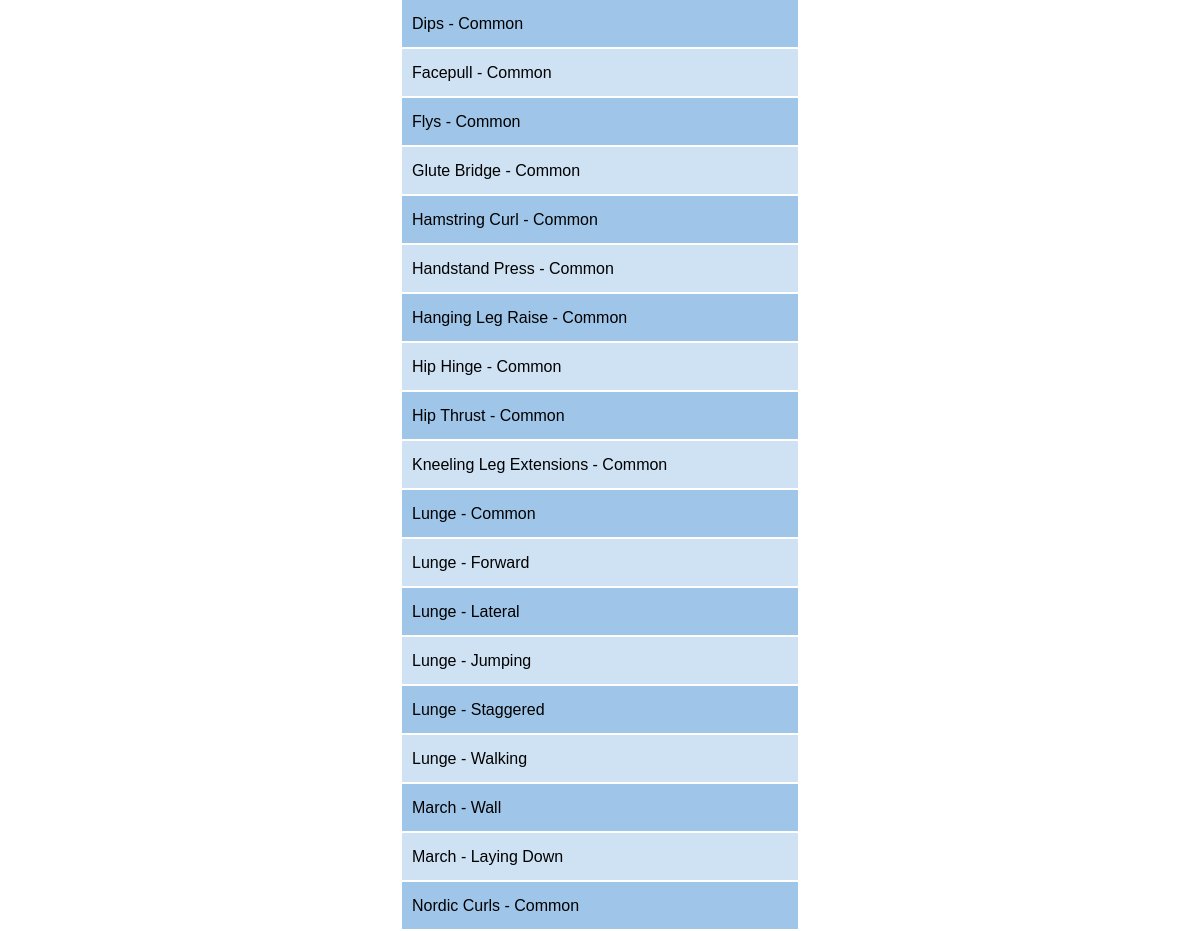
The page /exercises (signed in, middle part) on the database as committed earlier.
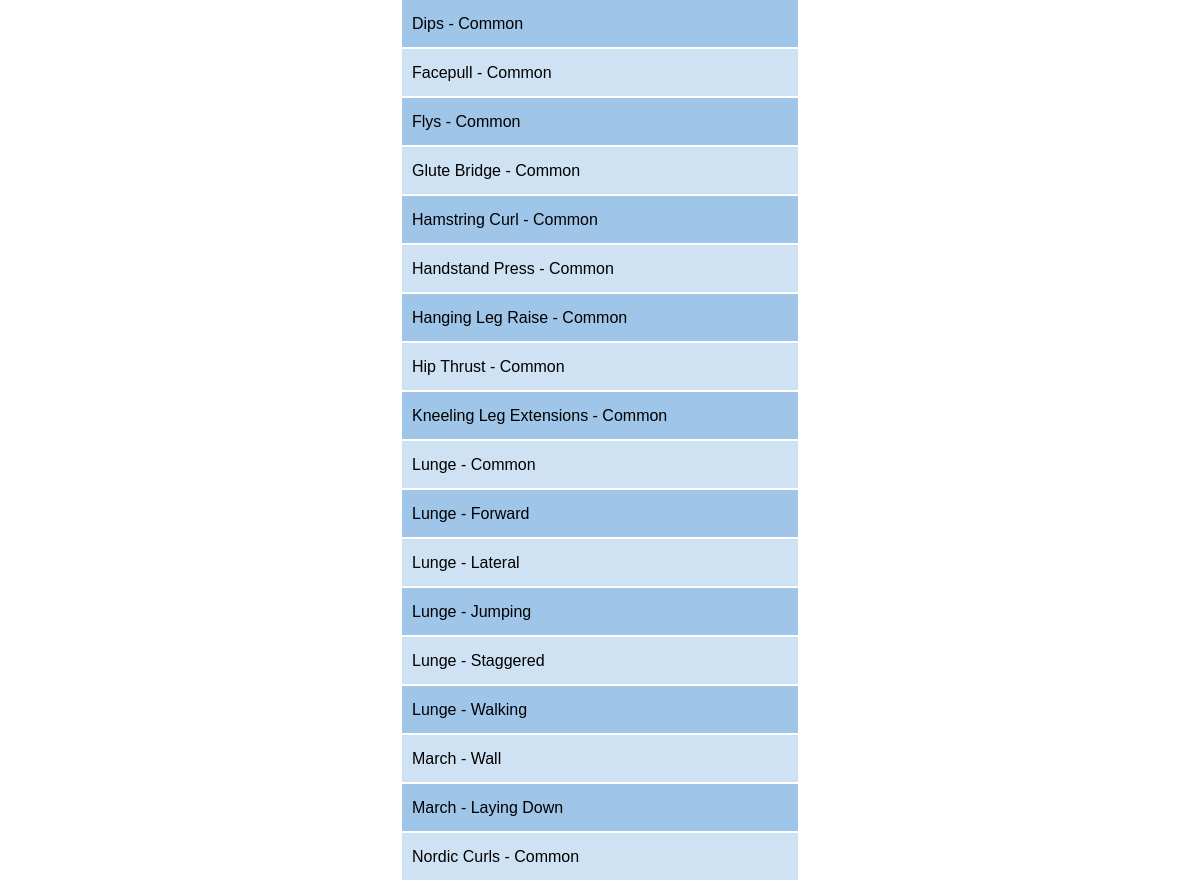
The same page on the database as committed later.
### tables this page shows
CREATE TABLE exercises (
        exercise_id INTEGER PRIMARY KEY,
        exercise TEXT NOT NULL,
        variation TEXT,
        focus TEXT,
        chain TEXT,
        muscle TEXT,
        user_id INTEGER
    );

### app.py (the view)
@app.route("/exercises", methods=["GET", "POST"])
@login_required
def exercises():
    if request.method == "POST":
        exercise = request.form.get("exercise")
        variation = request.form.get("variation")
        focus = request.form.get("focus")
        muscle = request.form.get("muscle")
        chain = request.form.get("chain")
        db = sqlite3.connect("workouts.db")
        cur = db.cursor()
        cur.execute("INSERT INTO exercises (exercise, variation, focus, muscle, chain, user_id) VALUES(?,?,?,?,?,?)",
                    (exercise, variation, focus, muscle, chain, session["user_id"]))
        db.commit()
        db.close()
        return redirect("/exercises")
    else:
        db = sqlite3.connect("workouts.db")
        db.row_factory = sqlite3.Row
        cur = db.cursor()
        cur.execute("SELECT muscle FROM muscles WHERE user_id IS NULL OR user_id = ?", (session["user_id"],))
        muscles = cur.fetchall()
        cur.execute("SELECT * FROM exercises WHERE user_id IS NULL OR user_id = ? ORDER BY exercise", (session["user_id"],))
        exercises = cur.fetchall()
        return render_template("exercises.html", exercises=exercises, muscles=muscles, chains=CHAINS, focuses=FOCUSES, antirotations=ANTIROTATIONS)

### app.py (called while the page is built)
def login_required(f):
    @wraps(f)
    def decorated_function(*args, **kwargs):
        if session.get("user_id") is None:
            return redirect("/login")
        return f(*args, **kwargs)
    return decorated_function

@app.after_request
def after_request(response):
    response.headers["Cache-Control"] = "no-cache, no-store, must-revalidate"
    response.headers["Expires"] = 0
    response.headers["Pragma"] = "no-cache"
    return response

### templates/exercises.html (shortened to what this page needs)
{% extends "layout.html" %}
{% block body %}
    <div class="container">
        <div class="section data">
            <table id="table-exercises">
                <tbody>
                    {% for exercise in exercises %}
                        <tr>
                            <td>
                                <button class="accordion">
                                    <span class="parent">{{ exercise.exercise }} - {{ exercise.variation }}</span>
                                </button>
                            </td>
                        </tr>
                    {% endfor %}
                </tbody>
            </table>
        </div>
    </div>
{% endblock %}

Rows that differ between the two databases and show on the page:
removed exercises: exercise "Hip Hinge", variation "Common"
